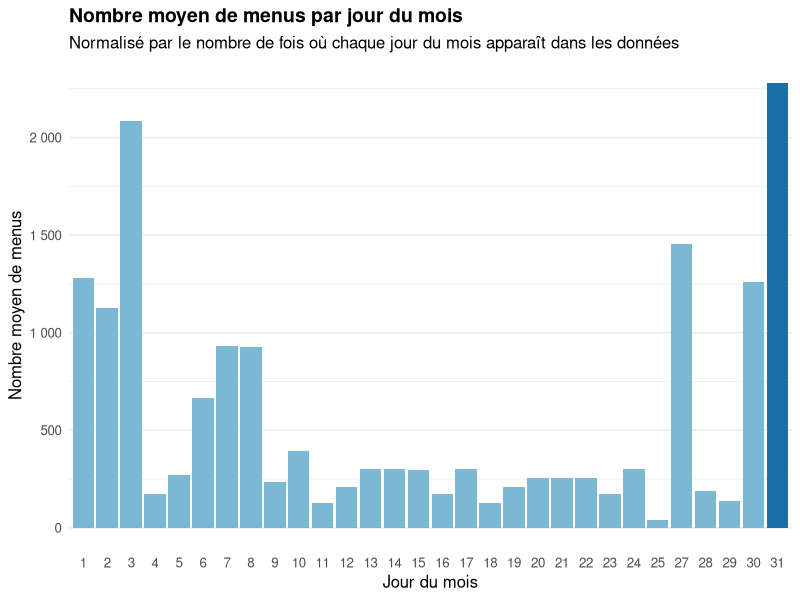
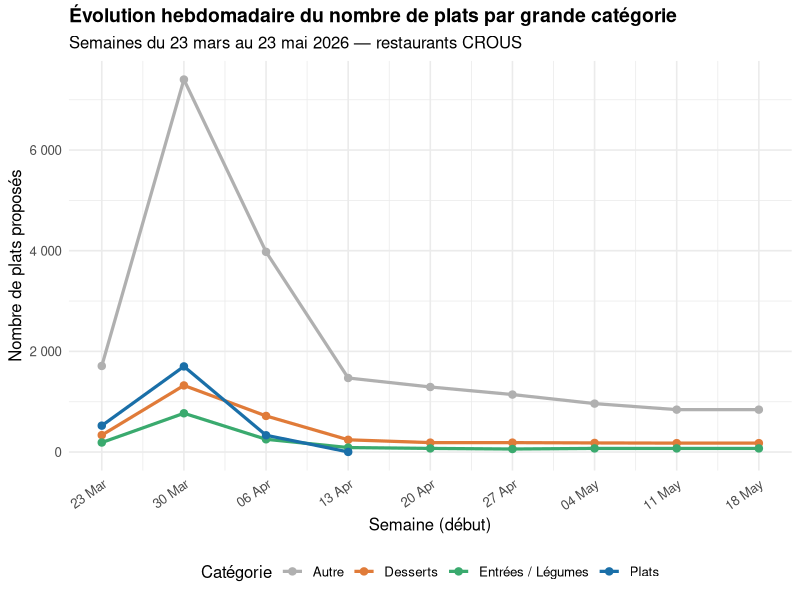
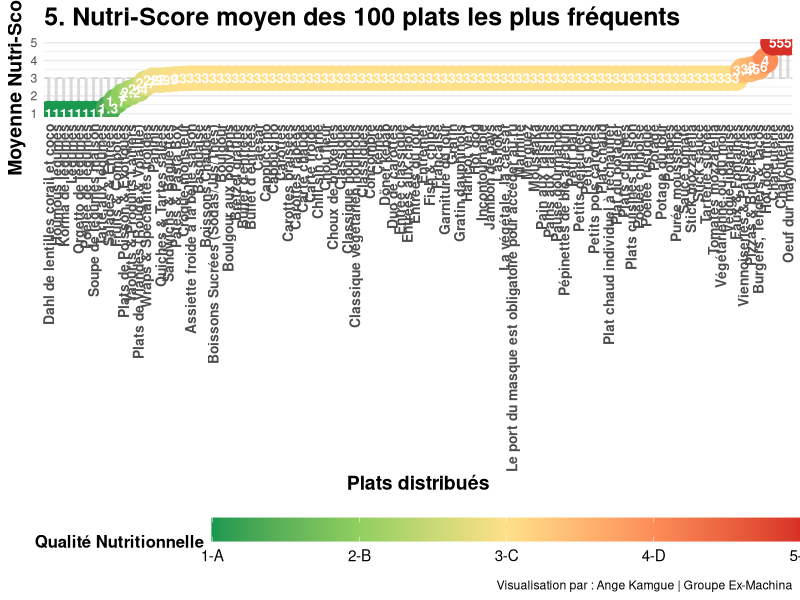
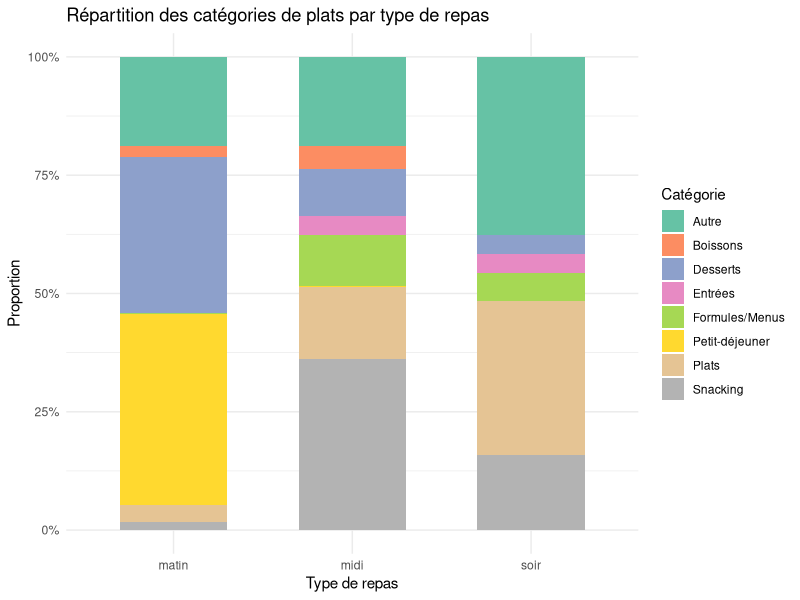
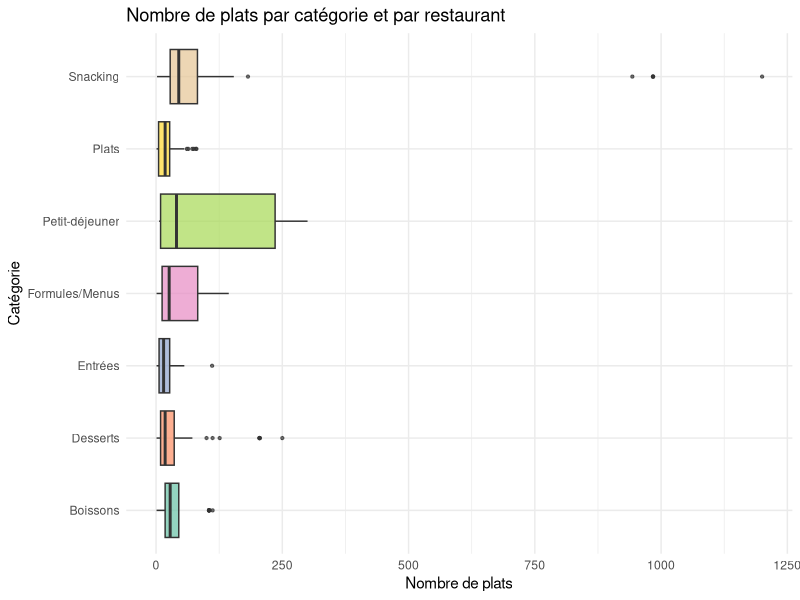

The R script that drew these images, in order: (Note: this script raises an error after producing the figures.)
## ---- chunk 1
knitr::opts_chunk$set(echo = TRUE)
library(dplyr)
library(tibble)
library(ggplot2)
library(tidyr)
library(readr)
library(forcats)
library(scales)
## ---- chunk 2
library(dplyr)
library(ggplot2)
library(lubridate)
library(readr)
library(scales)

menus <- read_csv("../data/menus_complets_enrichis.csv", show_col_types = FALSE) %>%
  mutate(date = dmy(date))

# Nombre de jours observés par valeur de jour du mois (pour normaliser)
nb_jours_observes <- menus %>%
  distinct(date) %>%
  mutate(jour_mois = day(date)) %>%
  count(jour_mois, name = "nb_jours_obs")

# Agrégation : total de menus par jour du mois
menus_par_jour <- menus %>%
  mutate(jour_mois = day(date)) %>%
  count(jour_mois, name = "nb_menus") %>%
  left_join(nb_jours_observes, by = "jour_mois") %>%
  mutate(
    menus_normalises = nb_menus / nb_jours_obs,
    highlight = menus_normalises == max(menus_normalises)
  )

ggplot(menus_par_jour, aes(x = factor(jour_mois), y = menus_normalises, fill = highlight)) +
  geom_col(show.legend = FALSE) +
  scale_fill_manual(values = c("FALSE" = "#7ab8d4", "TRUE" = "#1a6fa8")) +
  scale_y_continuous(labels = comma_format(big.mark = " ")) +
  labs(
    title    = "Nombre moyen de menus par jour du mois",
    subtitle = "Normalisé par le nombre de fois où chaque jour du mois apparaît dans les données",
    x        = "Jour du mois",
    y        = "Nombre moyen de menus"
  ) +
  theme_minimal(base_size = 12) +
  theme(
    plot.title    = element_text(face = "bold", size = 14),
    panel.grid.major.x = element_blank()
  )
## ---- chunk 3
library(dplyr)
library(ggplot2)
library(lubridate)
library(readr)
library(scales)
library(stringr)

menus <- read_csv("../data/menus_complets_enrichis.csv", show_col_types = FALSE) %>%
  mutate(date = dmy(date))

# Regroupement des catégories en grandes familles
menus <- menus %>%
  mutate(
    categorie_groupe = case_when(
      str_detect(str_to_lower(categorie), "dessert|pâtisserie|patisserie|fruit|yaourt|fromage") ~ "Desserts",
      str_detect(str_to_lower(categorie), "entree|entrée|légume|legume|salade|soupe|potage")   ~ "Entrées / Légumes",
      str_detect(str_to_lower(categorie), "plat|viande|poisson|porc|bœuf|boeuf|poulet|pizza|pasta|burger") ~ "Plats",
      TRUE                                                                                        ~ "Autre"
    ),
    semaine_debut = floor_date(date, unit = "week", week_start = 1)
  )

# Agrégation par semaine et catégorie
evolution <- menus %>%
  count(semaine_debut, categorie_groupe, name = "nb_plats")

ggplot(evolution, aes(x = semaine_debut, y = nb_plats, color = categorie_groupe, group = categorie_groupe)) +
  geom_line(linewidth = 1.1) +
  geom_point(size = 2.2) +
  scale_x_date(date_labels = "%d %b", date_breaks = "1 week") +
  scale_y_continuous(labels = comma_format(big.mark = " ")) +
  scale_color_manual(
    values = c(
      "Plats"            = "#1a6fa8",
      "Desserts"         = "#e07b39",
      "Entrées / Légumes" = "#3aaa6e",
      "Autre"            = "#b0b0b0"
    )
  ) +
  labs(
    title    = "Évolution hebdomadaire du nombre de plats par grande catégorie",
    subtitle = "Semaines du 23 mars au 23 mai 2026 — restaurants CROUS",
    x        = "Semaine (début)",
    y        = "Nombre de plats proposés",
    color    = "Catégorie"
  ) +
  theme_minimal(base_size = 12) +
  theme(
    plot.title     = element_text(face = "bold", size = 14),
    legend.position = "bottom",
    axis.text.x    = element_text(angle = 35, hjust = 1)
  )
## ---- chunk 4
#Question 5 : Quel est le Nutri-Score moyen des 100 plats les plus fréquents ?

library(tidyverse)
library(ggplot2)

menus <- read_csv("../data/menus_complets_enrichis.csv")

data_nutri <- menus %>%
  mutate(
    plat_test = iconv(str_to_lower(plat), to = "ASCII//TRANSLIT"),
    plat_test = str_squish(plat_test),
    # Conversion du Nutri-Score
    nutri_num = case_when(
      nutriscore == "A" ~ 1,
      nutriscore == "B" ~ 2,
      nutriscore == "C" ~ 3,
      nutriscore == "D" ~ 4,
      nutriscore == "E" ~ 5,
      TRUE ~ NA_real_
    )
  ) %>%
  # --- BLOC DE NETTOYAGE RADICAL ---
  filter(
    !str_detect(plat_test, "montreal|a emporter|telechargez|note douce|carte detaillee|inspiration du jour|simple & gourmand|manque plus que vous"),
    !str_detect(plat_test, "bon appetit|allergenes|consultez la carte|plat du jour|le dandy|les ameliores|hors d'oeuvre varies"),
    !str_detect(plat_test, "pain est compris|origine france|selon fabrication")
  ) %>%
  # Bloc de regroupement
  mutate(plat_general = case_when(
    str_detect(plat_test, "sandwich|baguette|complet|viennois|ciabatta|bagnat|jambon beurre|rosette|thon mayo|pain speciaux|pain suedois") ~ "Sandwichs & Baguettes",
    str_detect(plat_test, "burger|hamburger|tenders|box tenders|tacos|bacon butternut|chicken hawai") ~ "Burgers, Tenders & Tacos",
    str_detect(plat_test, "panini") ~ "Paninis",
    str_detect(plat_test, "wrap|nordiques") ~ "Wraps & Spécialités froides",
    str_detect(plat_test, "salade|cesar|santorin|bowl|crudites|nicoise|taboule|surimi|coleslaw|oeufs mayo") ~ "Salades & Entrées",
    str_detect(plat_test, "pasta|pate|bolognaise|carbonara|napolitaine|pesto|sodebo|fusilli|penne|coquillette|macaroni|torsade") ~ "Pâtes & Pasta Box",
    str_detect(plat_test, "pizza|margherita|bruchetta") ~ "Pizzas & Bruschettas",
    str_detect(plat_test, "croque[- ]monsieur|croques monsieur") ~ "Croque-monsieur",
    str_detect(plat_test, "quiche|tarte salee|lorraine|chevre|courgette") ~ "Quiches & Tartes salées",
    str_detect(plat_test, "poulet|tikka|curry|cajun|teriyaki|nuggets|escalope|cordon bleu|dinde|carbonade|viande|boeuf|chili con carne") ~ "Plats de Viandes (Rouge & Volaille)",
    str_detect(plat_test, "poisson|saumon|bordelaise|colin|macha ko tharkari") ~ "Plats de Poisson & Exotiques",
    str_detect(plat_test, "yaourt|laitage|fromage blanc|entremets|verre de lait") ~ "Yaourts & Produits Laitiers",
    str_detect(plat_test, "cookie|muffin|beignet|donut|brownie|patisserie|viennoiserie|croissant|pain au chocolat|choco suisse|palmier|gateau|crepe|nutella|biscuit|tartelette") ~ "Viennoiseries & Pâtisseries",
    str_detect(plat_test, "fruit|compote|pomme|banane|orange|confiture") ~ "Fruits & Compotes",
    str_detect(plat_test, "eau |fontaine|cristaline|vittel|volvic|perrier|gazeuse|plate") ~ "Eaux & Fontaines",
    str_detect(plat_test, "coca|soda|red bull|monster|oasis|fuzz|minute maid|jus de|the aromatise|the nature|canette") ~ "Boissons Sucrées (Sodas/Jus/Thés)",
    str_detect(plat_test, "cafe|expresso|latte|macchiato|capuccino|moccaccino|chocolat chaud") ~ "Boissons Chaudes",
    TRUE ~ plat 
  ))

# 2. Calcul du Top 100 et de leur Nutri-Score moyen
top_100_nutri <- data_nutri %>%
  group_by(plat_general) %>%
  summarise(
    n = n(),
    nutri_moyen = mean(nutri_num, na.rm = TRUE)
  ) %>%
  filter(!is.na(nutri_moyen)) %>%
  # Suppression manuelle des dernières miettes si nécessaire
  filter(!plat_general %in% c("Frites", "Chips, pringles", "Chips natures ou aromatisées")) %>%
  arrange(desc(n)) %>%
  head(100)

# 3. Préparation pour le graphique
top_100_nutri_div <- top_100_nutri %>%
  mutate(nutri_label = round(nutri_moyen, 1)) %>%
  arrange(nutri_moyen)


# Visualisation
# Création du graphique "Divergent Lollipop"
# Visualisation
p_vertical <- ggplot(top_100_nutri_div, aes(x = reorder(plat_general, nutri_moyen), y = nutri_moyen)) +
  geom_hline(yintercept = 3, linetype = "dashed", color = "grey80") +
  
  geom_segment(aes(xend = plat_general, y = 3, yend = nutri_moyen), 
               color = "grey85", size = 1) + # Tige légèrement plus épaisse
  
  geom_point(aes(color = nutri_moyen), size = 8) + # Bulles plus grandes (de 5 à 8)
  
  # 1. Augmentation du texte DANS les bulles (size de 1.5 à 3.5)
  geom_text(aes(label = nutri_label), color = "white", size = 3.5, fontface = "bold") +
  
  scale_color_gradientn(
    colors = c("#1a9850", "#91cf60", "#fee08b", "#fc8d59", "#d73027"),
    limits = c(1, 5), 
    breaks = c(1, 2, 3, 4, 5),             
    labels = c("1-A", "2-B", "3-C", "4-D", "5-E"), 
    name = "Qualité Nutritionnelle"
  ) +
  
  theme_minimal() +
  labs(
    title = "5. Nutri-Score moyen des 100 plats les plus fréquents",
    x = "Plats distribués", 
    y = "Moyenne Nutri-Score",
    caption = "Visualisation par : Ange Kamgue | Groupe Ex-Machina"
  ) +
  theme(
    # 2. Augmentation des noms des plats en bas (size de 6 à 10 + gras)
    axis.text.x = element_text(angle = 90, vjust = 0.5, hjust = 1, size = 10, face = "bold"),
    
    # 3. Augmentation des titres des axes et du graphique
    axis.title = element_text(size = 14, face = "bold"),
    plot.title = element_text(size = 18, face = "bold"),
    
    panel.grid.major.x = element_blank(),
    legend.position = "bottom",
    
    # 4. Augmentation de la taille du texte de la légende
    legend.key.width = unit(3, "cm"),
    legend.title = element_text(size = 12, face = "bold"),
    legend.text = element_text(size = 11)
  )

# Affichage (Assure-toi que ton chunk a fig.width=20 ou plus)
print(p_vertical)

## ---- chunk 5
# Dictionnaire de regroupement des catégories
groupes <- c(
  "Entrées"        = "entr",
  "Plats"          = "plat|chaud|accompagne|grillade",
  "Desserts"       = "dessert|douceur|patisserie|compote|yaourt",
  "Boissons"       = "boisson|cafe|froid",
  "Snacking"       = "sandwich|panini|snacking|salade",
  "Formules/Menus" = "formule|menu",
  "Petit-déjeuner" = "viennois|petit.dej"
)

# Fonction de regroupement
classer <- function(categorie) {
  cat_lower <- tolower(categorie)
  for (groupe in names(groupes)) {
    if (str_detect(cat_lower, groupes[groupe])) return(groupe)
  }
  return("Autre")
}

# Calcul des proportions
structure_repas <- menus %>%
  mutate(categorie_groupe = map_chr(categorie, classer)) %>%
  group_by(repas, categorie_groupe) %>%
  summarise(n = n(), .groups = "drop") %>%
  group_by(repas) %>%
  mutate(proportion = n / sum(n))

# Visualisation
ggplot(structure_repas,
       aes(x = repas, y = proportion, fill = categorie_groupe)) +
  geom_col(position = "fill", width = 0.6) +
  scale_y_continuous(labels = scales::percent_format()) +
  scale_fill_brewer(palette = "Set2", name = "Catégorie") +
  labs(
    title = "Répartition des catégories de plats par type de repas",
    x     = "Type de repas",
    y     = "Proportion"
  ) +
  theme_minimal(base_size = 11)
## ---- chunk 6
nb_plats_cat <- menus %>%
  mutate(categorie_groupe = map_chr(categorie, classer)) %>%
  filter(categorie_groupe != "Autre") %>%
  group_by(restaurant_id, categorie_groupe) %>%
  summarise(nb_plats = n(), .groups = "drop")

ggplot(nb_plats_cat,
       aes(x = categorie_groupe, y = nb_plats, fill = categorie_groupe)) +
  geom_boxplot(outlier.size = 0.8, alpha = 0.7, show.legend = FALSE) +
  scale_fill_brewer(palette = "Set2") +
  coord_flip() +
  labs(
    title = "Nombre de plats par catégorie et par restaurant",
    x     = "Catégorie",
    y     = "Nombre de plats"
  ) +
  theme_minimal(base_size = 11)
## ---- chunk 7
library(dplyr)
library(ggplot2)
library(readr)

menus <- read_csv("menus_complets_enrichis.csv")

# Nettoyage
df <- menus %>%
  filter(
    !is.na(nutriscore),
    !is.na(calories_estimees)
  ) %>%
  filter(
    nutriscore %in% c("A", "B", "C", "D", "E")
  )

# Boxplot
ggplot(df,
       aes(
         x = nutriscore,
         y = calories_estimees,
         fill = nutriscore
       )) +
  
  geom_boxplot(alpha = 0.8) +
  
  scale_fill_manual(
    values = c(
      "A" = "#038141",
      "B" = "#85BB2F",
      "C" = "#FECB02",
      "D" = "#EE8100",
      "E" = "#E63E11"
    )
  ) +
  
  labs(
    title = "Question 13 : Existe-t-il un lien entre calories et Nutri-Score ?",
    subtitle = "Distribution des calories selon la qualité nutritionnelle",
    x = "Nutri-Score",
    y = "Calories estimées"
  ) +
  
  theme_minimal() +
  theme(
    legend.position = "none",
    plot.title = element_text(face = "bold")
  )

## ---- chunk 8
# Préparation des données

library(tidyverse)

menus <- read_csv("../data/menus_complets_enrichis.csv")

menus_clean <- menus %>%
  filter(!is.na(impact_carbone)) %>%
  mutate(impact_carbone = str_to_lower(impact_carbone))

eco_score <- menus_clean %>%
  group_by(restaurant_id) %>%
  summarise(
    total_plats = n(),
    plats_bas_carbone = sum(impact_carbone == "bas"),
    part_bas_carbone = plats_bas_carbone / total_plats
  )

# Chargement des restaurants
restaurants <- read_csv("../data/liste_restaurants.csv")

# Jointure des scores environnementaux avec les informations des restaurants
eco_score_named <- eco_score %>%
  left_join(restaurants, by = c("restaurant_id" = "code")) %>%
  select(restaurant_id, nom, region.libelle, part_bas_carbone)

# Analyse globale : comparaison entre restaurants

ggplot(eco_score_named,
       aes(x = reorder(nom, part_bas_carbone),
           y = part_bas_carbone)) +
  geom_col(fill = "darkgreen") +
  coord_flip() +
  scale_y_continuous(labels = scales::percent_format()) +
  labs(
    title = "Part de plats à faible impact carbone par restaurant",
    x = "Restaurant",
    y = "Part de plats à faible impact carbone"
  ) +
  theme_minimal()
## ---- chunk 9
# a) Restaurants les plus écoresponsables (Top 20)

top_eco_restaurants <- eco_score_named %>%
  arrange(desc(part_bas_carbone)) %>%
  slice_head(n = 20)

ggplot(top_eco_restaurants,
       aes(x = reorder(nom, part_bas_carbone),
           y = part_bas_carbone)) +
  geom_col(fill = "darkgreen") +
  coord_flip() +
  scale_y_continuous(labels = scales::percent_format()) +
  labs(
    title = "Restaurants les plus écoresponsables",
    x = "Restaurant",
    y = "Part de plats à faible impact carbone"
  ) +
  theme_minimal()
## ---- chunk 10
# b) Restaurants les moins écoresponsables (Bottom 20)

bottom_eco_restaurants <- eco_score_named %>%
  arrange(part_bas_carbone) %>%
  slice_head(n = 20)

ggplot(bottom_eco_restaurants,
       aes(x = reorder(nom, part_bas_carbone),
           y = part_bas_carbone)) +
  geom_col(fill = "firebrick") +
  coord_flip() +
  scale_y_continuous(labels = scales::percent_format()) +
  labs(
    title = "Restaurants les moins écoresponsables",
    subtitle = "Plus faible proportion de plats à faible impact carbone",
    x = "Restaurant",
    y = "Part de plats à impact carbone bas"
  ) +
  theme_minimal()
## ---- chunk 11
seuil <- 0.90  # 80 %

#  Distribution globale avec seuil

ggplot(eco_score_named, aes(x = part_bas_carbone)) +
  geom_histogram(bins = 20, fill = "grey70", color = "white") +
  geom_vline(xintercept = seuil, color = "red", linetype = "dashed") +
  scale_x_continuous(labels = scales::percent_format()) +
  labs(
    title = "Distribution des restaurants selon leur part de plats bas carbone",
    subtitle = paste("Seuil fixé à", seuil * 100, "%"),
    x = "Part de plats à faible impact carbone",
    y = "Nombre de restaurants"
  ) +
  theme_minimal()

# Nombre de restaurants au-dessus / en dessous du seuil

repartition_seuil <- eco_score_named %>%
  summarise(
    total_restaurants = n(),
    nb_en_dessous = sum(part_bas_carbone < seuil),
    nb_au_dela = sum(part_bas_carbone >= seuil),
    part_au_dela = nb_au_dela / total_restaurants
  )

repartition_seuil
## ---- chunk 12
library(dplyr)
library(ggplot2)
library(readr)
library(forcats)
library(tidyr)
library(scales)

# ── Chargement ──────────────────────────────────────────────────────────────
restaurants <- read_csv("../data/liste_restaurants.csv", show_col_types = FALSE)
menus       <- read_csv("../data/menus_complets_enrichis.csv", show_col_types = FALSE)

# ── Jointure et filtrage ────────────────────────────────────────────────────
df <- menus %>%
  left_join(
    restaurants %>% select(code, region = "region.libelle"),
    by = c("restaurant_id" = "code")
  ) %>%
  filter(!is.na(region))

# Exclure les régions avec un seul restaurant (non représentatives)
regions_valides <- df %>%
  group_by(region) %>%
  summarise(n_rest = n_distinct(restaurant_id), .groups = "drop") %>%
  filter(n_rest >= 2) %>%          # ≥ 2 restaurants pour être conservée
  pull(region)

df <- df %>% filter(region %in% regions_valides)

# ── Palette commune ─────────────────────────────────────────────────────────
palette_regions <- colorRampPalette(c("#b7dde8", "#1a6fa8"))(length(regions_valides))
## ---- chunk 13
# Métrique : plats distincts par restaurant
diversite_norm <- df %>%
  group_by(region) %>%
  summarise(
    n_plats_distincts = n_distinct(plat),
    n_restaurants     = n_distinct(restaurant_id),
    plats_par_resto   = n_plats_distincts / n_restaurants,
    .groups = "drop"
  ) %>%
  mutate(region = fct_reorder(region, plats_par_resto))

ggplot(diversite_norm, aes(x = plats_par_resto, y = region, fill = plats_par_resto)) +
  geom_col(show.legend = FALSE, width = 0.75) +
  geom_text(
    aes(label = sprintf("%.1f", plats_par_resto)),
    hjust = -0.15, size = 3.2, color = "grey30"
  ) +
  geom_vline(
    xintercept = mean(diversite_norm$plats_par_resto),
    linetype = "dashed", color = "firebrick", linewidth = 0.8
  ) +
  annotate(
    "text", x = mean(diversite_norm$plats_par_resto) + 0.3,
    y = 1.5, label = "Moyenne", color = "firebrick", size = 3.2, hjust = 0
  ) +
  scale_fill_gradient(low = "#b7dde8", high = "#1a6fa8") +
  scale_x_continuous(expand = expansion(mult = c(0, 0.15))) +
  labs(
    title    = "Diversité normalisée : plats distincts par restaurant et par région",
    subtitle = "Corrige le biais de taille — les grandes régions ne sont plus avantagées",
    x        = "Nombre moyen de plats distincts par restaurant",
    y        = NULL
  ) +
  theme_minimal(base_size = 12) +
  theme(
    plot.title         = element_text(face = "bold", size = 14),
    panel.grid.major.y = element_blank()
  )
## ---- chunk 14
# Entropie de Shannon par restaurant
shannon_entropy <- function(x) {
  counts <- table(x)
  probs  <- counts / sum(counts)
  probs  <- probs[probs > 0]
  -sum(probs * log2(probs))
}

shannon_par_resto <- df %>%
  group_by(region, restaurant_id) %>%
  summarise(shannon = shannon_entropy(plat), .groups = "drop")

shannon_par_region <- shannon_par_resto %>%
  group_by(region) %>%
  summarise(
    shannon_moyen = mean(shannon),
    shannon_sd    = sd(shannon),
    n_rest        = n(),
    .groups = "drop"
  ) %>%
  mutate(
    region  = fct_reorder(region, shannon_moyen),
    # Intervalle de confiance à 95 %
    ic_low  = shannon_moyen - qt(0.975, df = n_rest - 1) * shannon_sd / sqrt(n_rest),
    ic_high = shannon_moyen + qt(0.975, df = n_rest - 1) * shannon_sd / sqrt(n_rest)
  )

ggplot(shannon_par_region,
       aes(x = shannon_moyen, y = region, color = shannon_moyen)) +
  geom_segment(
    aes(x = ic_low, xend = ic_high, yend = region),
    linewidth = 1, alpha = 0.35
  ) +
  geom_point(size = 4, show.legend = FALSE) +
  geom_vline(
    xintercept = mean(shannon_par_region$shannon_moyen),
    linetype = "dashed", color = "firebrick", linewidth = 0.8
  ) +
  annotate(
    "text", x = mean(shannon_par_region$shannon_moyen) + 0.05,
    y = 1.5, label = "Moyenne", color = "firebrick", size = 3.2, hjust = 0
  ) +
  scale_color_gradient(low = "#b7dde8", high = "#1a6fa8") +
  scale_x_continuous(limits = c(0, NA)) +
  labs(
    title    = "Entropie de Shannon moyenne par région",
    subtitle = "Mesure l'équilibre de la distribution des plats au sein de chaque restaurant\nLes segments représentent l'intervalle de confiance à 95 %",
    x        = "Entropie de Shannon moyenne (bits)",
    y        = NULL
  ) +
  theme_minimal(base_size = 12) +
  theme(
    plot.title         = element_text(face = "bold", size = 14),
    panel.grid.major.y = element_blank()
  )
## ---- chunk 15
# Part de chaque style culinaire par région
styles_region <- df %>%
  group_by(region, style_culinaire) %>%
  summarise(n = n(), .groups = "drop") %>%
  group_by(region) %>%
  mutate(pct = n / sum(n)) %>%
  ungroup()

# Ordonnancement des régions par part de "Cuisine Traditionnelle" (croissant → plus diversifiée)
ordre_regions <- styles_region %>%
  filter(style_culinaire == "Cuisine Traditionnelle") %>%
  arrange(pct) %>%
  pull(region)

palette_styles <- c(
  "Cuisine Traditionnelle" = "#1a6fa8",
  "Street Food"            = "#e07b39",
  "Fraîcheur"              = "#3aaa6e",
  "Plats Sucrés"           = "#e8c63a",
  "Soupes"                 = "#9b59b6"
)

styles_region %>%
  mutate(region = factor(region, levels = ordre_regions)) %>%
  ggplot(aes(x = pct, y = region, fill = style_culinaire)) +
  geom_col(width = 0.8, position = "stack") +
  scale_fill_manual(values = palette_styles, name = "Style culinaire") +
  scale_x_continuous(labels = percent_format(accuracy = 1),
                     expand = expansion(mult = c(0, 0.01))) +
  labs(
    title    = "Composition culinaire des menus par région",
    subtitle = "Régions triées par part croissante de Cuisine Traditionnelle → les plus diversifiées en haut",
    x        = "Part dans l'offre totale de la région",
    y        = NULL
  ) +
  theme_minimal(base_size = 12) +
  theme(
    plot.title         = element_text(face = "bold", size = 14),
    panel.grid.major.y = element_blank(),
    legend.position    = "bottom"
  )
## ---- chunk 16
library(dplyr)
library(ggplot2)
library(readr)
library(scales)

menus      <- read_csv("../data/menus_complets_enrichis.csv", show_col_types = FALSE)
restaurants <- read_csv("../data/liste_restaurants.csv",       show_col_types = FALSE)

# Statistiques de fiabilité par restaurant
fiabilite <- menus %>%
  group_by(restaurant_id) %>%
  summarise(
    nb_plats           = n(),
    nb_scores_distincts = n_distinct(nutriscore),
    pct_C              = mean(nutriscore == "C") * 100,
    .groups            = "drop"
  ) %>%
  filter(nb_plats >= 10) %>%
  left_join(
    restaurants %>% select(code, nom),
    by = c("restaurant_id" = "code")
  ) %>%
  mutate(
    suspect = pct_C >= 90 & nb_scores_distincts == 1,
    label   = if_else(suspect & nb_plats >= 80, nom, NA_character_)
  )

# Graphique : scatter pct_C vs nb_scores_distincts, taille = nb_plats
ggplot(fiabilite,
       aes(x = nb_scores_distincts, y = pct_C,
           size = nb_plats, color = suspect)) +
  geom_jitter(alpha = 0.65, width = 0.15, height = 0.5) +
  geom_hline(yintercept = 90, linetype = "dashed", color = "firebrick", linewidth = 0.8) +
  ggrepel::geom_label_repel(
    aes(label = label),
    size = 2.8, color = "firebrick", fill = "white",
    box.padding = 0.4, max.overlaps = 12, show.legend = FALSE
  ) +
  scale_color_manual(
    values = c("FALSE" = "#7ab8d4", "TRUE" = "firebrick"),
    labels = c("FALSE" = "Données cohérentes", "TRUE" = "Suspect (≥90 % de C, 1 seul score)")
  ) +
  scale_size_continuous(range = c(2, 10), breaks = c(10, 50, 100, 500)) +
  scale_y_continuous(labels = function(x) paste0(x, " %")) +
  labs(
    title    = "Fiabilité des données nutritionnelles par restaurant",
    subtitle = paste0(
      "Restaurants avec ≥ 10 plats — ",
      sum(fiabilite$suspect), " sur ", nrow(fiabilite),
      " présentent un profil suspect (≥ 90 % de Nutri-Score C, 1 valeur unique)"
    ),
    x        = "Nombre de Nutri-Scores distincts utilisés",
    y        = "Proportion de plats avec Nutri-Score C",
    color    = NULL,
    size     = "Nombre de plats"
  ) +
  theme_minimal(base_size = 12) +
  theme(
    plot.title     = element_text(face = "bold", size = 14),
    legend.position = "bottom"
  )
## ---- chunk 17
# Table des restaurants les plus suspects
fiabilite %>%
  filter(suspect) %>%
  arrange(desc(nb_plats)) %>%
  slice_head(n = 15) %>%
  select(
    `Restaurant`             = nom,
    `ID`                     = restaurant_id,
    `Nb plats`               = nb_plats,
    `% Nutri-Score C`        = pct_C,
    `Scores distincts`       = nb_scores_distincts
  ) %>%
  knitr::kable(
    caption = "Top 15 des restaurants au profil nutritionnel suspect",
    digits  = 1
  )
## ---- chunk 18


library(tidyverse)

# Chargement
menus <- read.csv("menus_complets_enrichis.csv")

# Nettoyage des données
df_clean <- menus %>%
  filter(
    !is.na(style_culinaire),
    style_culinaire != "",
    !is.na(nutriscore),
    nutriscore != ""
  )

# Regrouper les styles trop rares
top_styles <- df_clean %>%
  count(style_culinaire, sort = TRUE) %>%
  top_n(10, n) %>%
  pull(style_culinaire)

df_clean <- df_clean %>%
  mutate(style_culinaire = ifelse(style_culinaire %in% top_styles,
                                  style_culinaire,
                                  "Autres"))

# Ordre des nutriscores
df_clean$nutriscore <- factor(df_clean$nutriscore,
                              levels = c("A", "B", "C", "D", "E"))

# Visualisation (Stackbar)
ggplot(df_clean, aes(x = style_culinaire, fill = nutriscore)) +
  geom_bar(position = "fill", width = 0.6) +
  scale_y_continuous(labels = scales::percent_format()) +
  scale_fill_manual(
    values = c(
      "A" = "#549464", 
      "B" = "#a3cc75", 
      "C" = "#f5d44c", 
      "D" = "#db9346", 
      "E" = "#cf6342"
    ),
    name = "Nutri-Score"
  ) +
  labs(
    title = "Répartition du Nutri-Score selon le style culinaire",
    x = "Style culinaire",
    y = "Proportion de plats"
  ) +
  theme_minimal(base_size = 11) +
  theme(
    axis.text.x = element_text(angle = 45, hjust = 1)
  )
